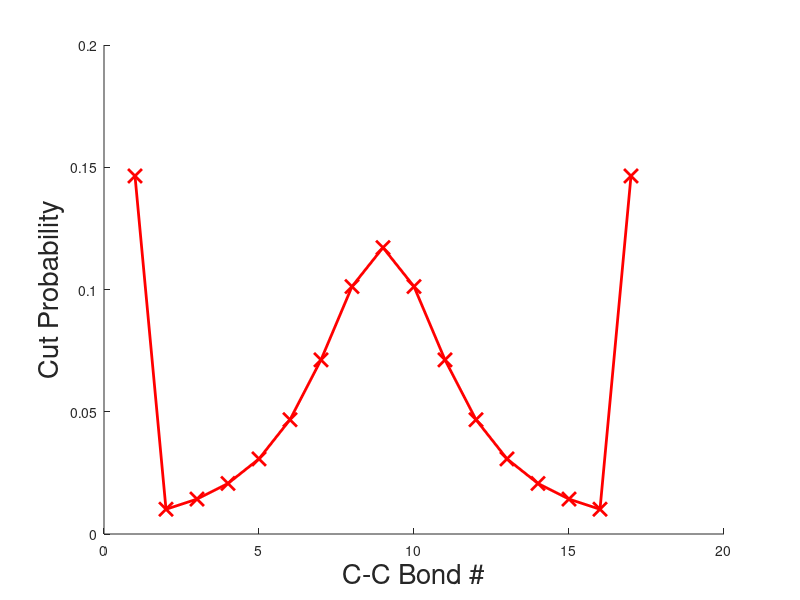

This chart was generated by the following MATLAB code: (Note: this script raises an error after producing the figure.)
function hydrogenolysis_kmc()
%boilerplate, begin timing
close all; clear; clc;
tic

%Set initial system parameters
c_init = 18; %Initial carbon chain length
N_init = 5000; %Initial # of molecules
M = 200; %Number of simulations to run
Xspec = 0.73; %Specified reaction conversion (end of simulation)
OverTON = 0; %Specified additional turnovers past 100% conversion. 
%To use turnover count only, set Xspec to zero. 
T = 300; %System temperature (K)
H2Ratio = 1000*c_init; %Initial # of H2 molecules/# of N_init
boreno = 1;

%Set system physics (turn one parameter to 1, else to 0)
%Which molecules react? Uniform distribution for nonzero molecs by default.
moleculeWeighting = 1;
carbonWeighting = 1;
rateWeighting = 0;
hydrogenWeighting = 0;
%Where does the C-C bond cleave? Several options...
%Option #1: set proportional to 1, then set relative prop. of special
%events. "else" event is random cutting. (ex: 0.25 half, 0.25 terminal ->
%0.5 random cutting). 
proportional = 0;
halfcutting = 0;
%terminalcutting = 0.3;
terminalcutting = 0.8;
%Option #2: uses custom distribution. set custom to 1, then set sp. dist.
custom = 1;
%Any custom probability distribution can be used once decided upon.
%bias towards center
centralcutting = 0;
%bias towards center with secondary bias towards terminal cutting
centralcuttingwithterm = 1;
%relative probability increase for terminal cuts
termfactor = 20;

%Set isomerization option - tracks linear and 'isomerized' species
isomerizing = 0;

%Set relative rates of adsorption/rxn to the catalyst:
%rates are in vector [ethane, propane, butane... C-N_init]
selRates = ((2:c_init).^2).*T; 
%Currently - all rates linearly associated with T - rate ~ size^2. 
%Isomers are currently just given designation 'isomer' for simplicity.
%Set isomerization rate (likelihood that any given rxn is an isomerization)
isoRate = 0.05;
deIsoRate = 0.25;
%Set overall reactivity of isomer species
%iso ads rates are in vector [isopropane, isobutane,...isoC-N_init]
isoSelRates = selRates(2:end);
%set if feed is isomer
isoFeed = 0;
%Set hydrogen effect factor (scales rates)
H2EffectFactor = 0.0001;

%Other options
%Spec plot: specify carbon # of interest to see distribution of results
%over M experiments. turn spec plot to 1 to see results + data readout.
specNo = 10;
specOutput = 0;
%Bucket by... (# of carbons)
bucketSpace = c_init/10;
%Julie Plot?
juliePlot = 1;
JCOL = [0.1,0.2,0.9];
%JCOL = [0.1,1,0.2];
rng default

%The "states" vector: each unit represents # of molecules, index
%represents carbon # of those molecules (linear alkanes only)
%Initialize vector for tracking states across M simulations
%If isomerizing, state vector is extended by c_init-2 elements
if isomerizing == 1
    stateavg = zeros(1,(2*c_init-2));
    %[methane,ethane,...,C-N_init,isopropane,isobutane,...isoC-N_init]
else
    stateavg = zeros(1,c_init);
    %[methane,ethane,...,C-N_init]
end

%Various pre-experiment calculations...
if isomerizing == 1
    redVect = [2:c_init,3:c_init];
    selRates = [selRates,isoSelRates];
    redIndexing = redVect;
    redIndexing(c_init:end) = redIndexing(c_init:end)+c_init-2;
else
    redVect = 2:c_init;
    redIndexing = redVect;
end
spec = zeros(1,M);
tvals = zeros(1,M);
H2Count = H2Ratio*N_init;
H2Feed = H2Count;

%For each experiment...
for j = 1:M
    %Initialize the experiment-specific states vector...
    states = 0*stateavg;
    if isoFeed == 1
        states(end) = N_init;
    else
        states(c_init) = N_init;
    end
    OverTONct = 0;
    tinc = 0;
    %While the feed has not conv. to degree Xspec and completed OverTON...
    while states(c_init) > (1-Xspec)*N_init || OverTONct < OverTON
        %If specified conversion is met, increment OverTurnovers
        if states(c_init) <= (1-Xspec)*N_init
           OverTONct = OverTONct + 1;
        end
        if sum(states(2:end)) == 0
            break
        end
        %relative weights of rxn likeliness for molecular/carbon weighting
        unWtProb1 = double(states(2:end)>0);
        if moleculeWeighting == 1
            unWtProb1 = unWtProb1.*states(2:end);
        end
        if carbonWeighting == 1
           unWtProb1 = unWtProb1.*redVect; 
        end
        if rateWeighting == 1
           unWtProb1 = unWtProb1.*selRates; 
        end
        if hydrogenWeighting == 1
           unWtProb1 = unWtProb1*H2Count*H2EffectFactor;
        end
        %Normalize probability distribution, select molecule from dist
        WtProb1 = unWtProb1./sum(unWtProb1);
        ind = SelectFrom(WtProb1,redIndexing);
    %Compute avg rxn time...    
        %Need to think about this + metathesis problem.
        invRateSum = 1/sum(states(2:end).*selRates);
        tinc = tinc + invRateSum*log10(1/rand());
    %Test if molecule isomerizes
        if isomerizing ==1 && ind > c_init && rand() < deIsoRate
            %use de-isomerization rate for test
             states(ind) = states(ind) - 1;
             states(ind-c_init+2) = states(ind-c_init+2) + 1;
        elseif isomerizing ==1 && ind > 2 && ind<= c_init && rand()<isoRate
            %use isomerizing rate for test
            states(ind) = states(ind) - 1;
            states(ind + c_init-2) = states(ind + c_init-2) + 1;
        else
            %Cutting event!
            if proportional == 1
                ucup = rand();
                if ucup < halfcutting
                    %cut at center
                    point = ceil(ind/2);
                elseif ucup > halfcutting && ucup < (halfcutting + terminalcutting)
                    %cut at end
                    point = 1;
                else
                    %random cut
                    point = ceil(rand()*(ind-1)); 
                end
            elseif custom == 1
                if centralcutting == 1
                    %custom distribution - prefer near-center cuts
                    cutValues = 1:(ind-1);
                    unWtProb2 = 1./(abs(cutValues-1).^2 + abs(ind-cutValues).^2);
                    WtProb2 = unWtProb2./sum(unWtProb2);
                    point = SelectFrom(WtProb2,cutValues);
                end
                if centralcuttingwithterm == 1
                   cutValues = 1:(ind-1);
                   unWtProb2 = 1./(abs(cutValues-1).^5 + abs((ind-1)-cutValues).^5);
                   unWtProb2(1) = unWtProb2(1)*termfactor;
                   unWtProb2(end) = unWtProb2(1);
                   WtProb2 = unWtProb2./sum(unWtProb2);
                   if ind == 2
                      WtProb2 = 1;
                      cutValues = 2;
                   end
                   %Warning: will crash matlab if run not in debugger
                   if boreno == 1
                     figure; hold on;
                     plot(WtProb2,'rx','MarkerSize',10,'LineWidth',2);
                     plot(WtProb2,'r-','LineWidth',2);
                     xlabel('C-C Bond #','FontSize',20); 
                     ylabel('Cut Probability','FontSize',20);
                     ax = gca;
                     ax.FontSize = 16;
                      boreno = 0;
                   end
                   point = SelectFrom(WtProb2,cutValues);
                end
            end
            %After selecting point, remove the cleaved parent chain...
            states(ind) = states(ind) - 1;
            %... and add in the two new shorter daughter chains.
            states(point) = states(point) + 1;
            if ind ~= 2
            states(ind-point) = states(ind-point) + 1;
            else
            states(1) = states(1) + 2; 
            end
            %Update the global hydrogen concentration accordingly
            H2Count = H2Count - 2;
        end
    end
    %End of simulation
    if j == 1
        %If this is the first experiment, the average is simply the states
        stateavg = states;
        spec(j) = states(specNo);
        tvals(j) = tinc;
    else
        %If this is a subsequent experiment, the average is the prev. avg.
        %averaged with the new states
        stateavg = (stateavg + states)*0.5;
        tvals(j) = tinc;
        spec(j) = states(specNo);
    end
end

%Generate carbon distribution plot
figure; hold on;
xlabel('Carbon #');
ylabel('Frequency (C/C)');
linstates = stateavg(1:c_init)/sum(stateavg);
if c_init < 50
    bar(1:(c_init),stateavg(1:c_init).*(1:c_init)/sum(stateavg.*(1:c_init)));
else
    inc = 1;
    brng1 = 1;
    brng2 = bucketSpace;
    lingroups = zeros(1,(floor(c_init/bucketSpace)-1));
    while brng2 <= c_init
    lingroups(inc) = sum(linstates(brng1:brng2));
    linnumlabels(1,inc) = brng1;
    linnumlabels(2,inc) = brng2;
    linlabels{inc} = [num2str(brng1),'-',num2str(brng2)];
    inc = inc + 1;
    brng1 = brng1 + bucketSpace;
    brng2 = brng2 + bucketSpace;
    end
    if brng1 < c_init
       lingroups(inc) = sum(linstates((brng1):end));
       linnumlabels(1,inc) = brng1;
       linnumlabels(2,inc) = brng2;
       linlabels{inc} = [num2str(brng1),'-',num2str(c_init)];
    else
       inc = inc - 1; 
    end
    bar(lingroups);
    set(gca,'xticklabel',linlabels);
    ax = gca;
    ax.XTick = 1:length(linlabels);
    xtickangle(45)
end
if isomerizing == 1
    isostates = stateavg((c_init+1):end)/sum(stateavg);
    if c_init < 50
        bar(3:c_init,stateavg((c_init+1):end)/sum(stateavg));
        legend('n-alkanes','i-alkanes','Location','North');
    else
        isogroups = zeros(1,length(lingroups));
        for L = 1:inc
            if linnumlabels(2,L) < length(isogroups)
            isogroups(L) = sum(isostates(linnumlabels(1,L):linnumlabels(2,L))); 
            else
            isogroups(L) = sum(isostates(linnumlabels(1,L):end));    
            end
        end
        bar(isogroups);
    end
end

%Generate error-analysis plot
if specOutput == 1
    figure; hold on;
    histogram(spec);
    xlabel('Molecule Ct.','FontSize',20);
    ylabel('Frequency','FontSize',20);
    ax = gca;
    ax.FontSize = 16;
    fprintf('==================begin spec diagnostics=================\n');
    fprintf('spec C avg count: %0.4f, std: %0.4f, rel. error is %0.4f of feed \n',...
    mean(spec),std(spec),(3*std(spec))/N_init);
    fprintf('H2 remaining/initial: %0.4f \n',H2Count/H2Feed);
    fprintf('carbon balance average/feed: %0.4f \n',...
    sum(stateavg.*[1,redVect])/(c_init*N_init));
    fprintf('avg. rxn time: %0.4e, std: %0.4e \n',mean(tvals),std(tvals));
    fprintf('==================end spec diagnostics===================\n');
end
if juliePlot == 1
   figure; hold on;
   xlabel('Carbon #','FontSize',20);
   ylabel('Frequency (C/C)','FontSize',20);
   lincarbonstates = stateavg(1:c_init).*(1:c_init)./sum(stateavg(1:c_init).*(1:c_init));
   liquidNormal = lincarbonstates(7:17)./sum(lincarbonstates(7:17));
   %bar(7:17,lincarbonstates(7:17),'FaceColor',JCOL);
   bar(7:17,liquidNormal,'FaceColor',JCOL);
   xlim([6.5,17.5])
   totalC = sum(lincarbonstates);
   liquidC = sum(lincarbonstates(7:end))./totalC;
   %gasMoles = 1 - liquidMoles;
   str1 = sprintf('X_{C18}: %0.2f, C_7-C_{18} Fraction: %0.2f',Xspec,liquidC);
   %str2 = sprintf('C7-C18 Fraction = %0.2f',liquidMoles);
   %str3 = sprintf('C1-C6 Fraction = %0.2f',gasMoles);
   %txt = {str1,str2,str3};
   title(str1,'FontSize',16)
   ax = gca;
   ax.FontSize = 16;
end

%End timing
toc
end

function [index,u] = SelectFrom(weightedProb,ProbVals)
    %sub-function that selects from the weighted probability distribution
    %probability distribution is given from C2->...->CN
    %likely that CN is more common than C2, so probabilities and values
    %are flipped for easier coding
    wPP = flip(weightedProb);
    PV = flip(ProbVals);
    %Generate random number, set "done" toggle
    u = rand(); done = 0;
    %Test simplest case (for a well organized wPP)
    if u < wPP(1) && wPP(1) ~= 0
        index = PV(1);
        done = 1;
    end
    %Walk up through all cases to find where the probability sits
    if done == 0
        summer = wPP(1);
        k = 1;
        while done == 0
                if u > summer && u < (summer + wPP(k+1)) && wPP(k+1) ~=0
                    index = PV(k+1);
                    done = 1;
                end
            try    
            summer = summer + wPP(k+1);
            catch
            fprintf('problem');
            end
            k = k + 1;
        end
    end
end